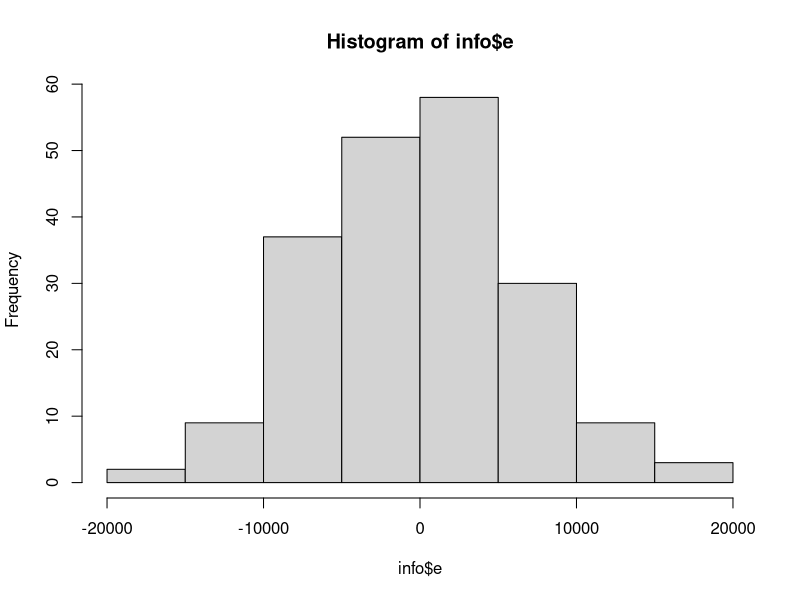

This chart was generated by the following R code:
library(psych)

info <- read.table("Stats1.13.HW.04.txt", header = T)

# 1. What is the correlation between salary and years of professional experience?
round(cor(info[2:3]),2)

# 2. What is the correlation between salary and courses completed?
round(cor(info$salary, info$courses),2)

# 3. What is the percentage of variance explained in a regression model with salary as the
# outcome variable and professional experience as the predictor variable?

model1 <- lm(info$salary ~ info$years)
summary(model1)

# 4. Compared to the model from Question 3, would a regression model predicting salary from the
# number of courses be considered a better fit to the data?


model2 <- lm(info$salary ~ info$courses)
summary(model2)


# 5. Now let's include both predictors (years of professional experience and courses completed)
# in a regression model with salary as the outcome. Now what is the percentage of variance
# explained?

model3 <- lm(info$salary ~ info$years + info$courses)
summary(model3)

# 6. What is the standardized regression coefficient for years of professional experience, 
# predicting salary?

model1.z <- lm(scale(info$salary) ~ scale(info$years))
summary(model1.z)

# 7. What is the standardized regression coefficient for courses completed, predicting salary?

model2.z <- lm(scale(info$salary) ~ scale(info$courses))
summary(model2.z)


# 8. What is the mean of the salary distribution predicted by the model including both years of
# professional experience and courses completed as predictors? (with 0 decimal places)

# model4 <- fitted(model3)
# mean(model4)
mean(info$salary)

data.predicted = fitted(model3)
mean(data.predicted)


# 9. What is the mean of the residual distribution for the model predicting salary from both
# years of professional experience and courses completed? (with 0 decimal places)
info$e <- resid(model3)
mean(info$e)

# 10. Are the residuals from the regression model with both predictors normally distributed?
hist(info$e)